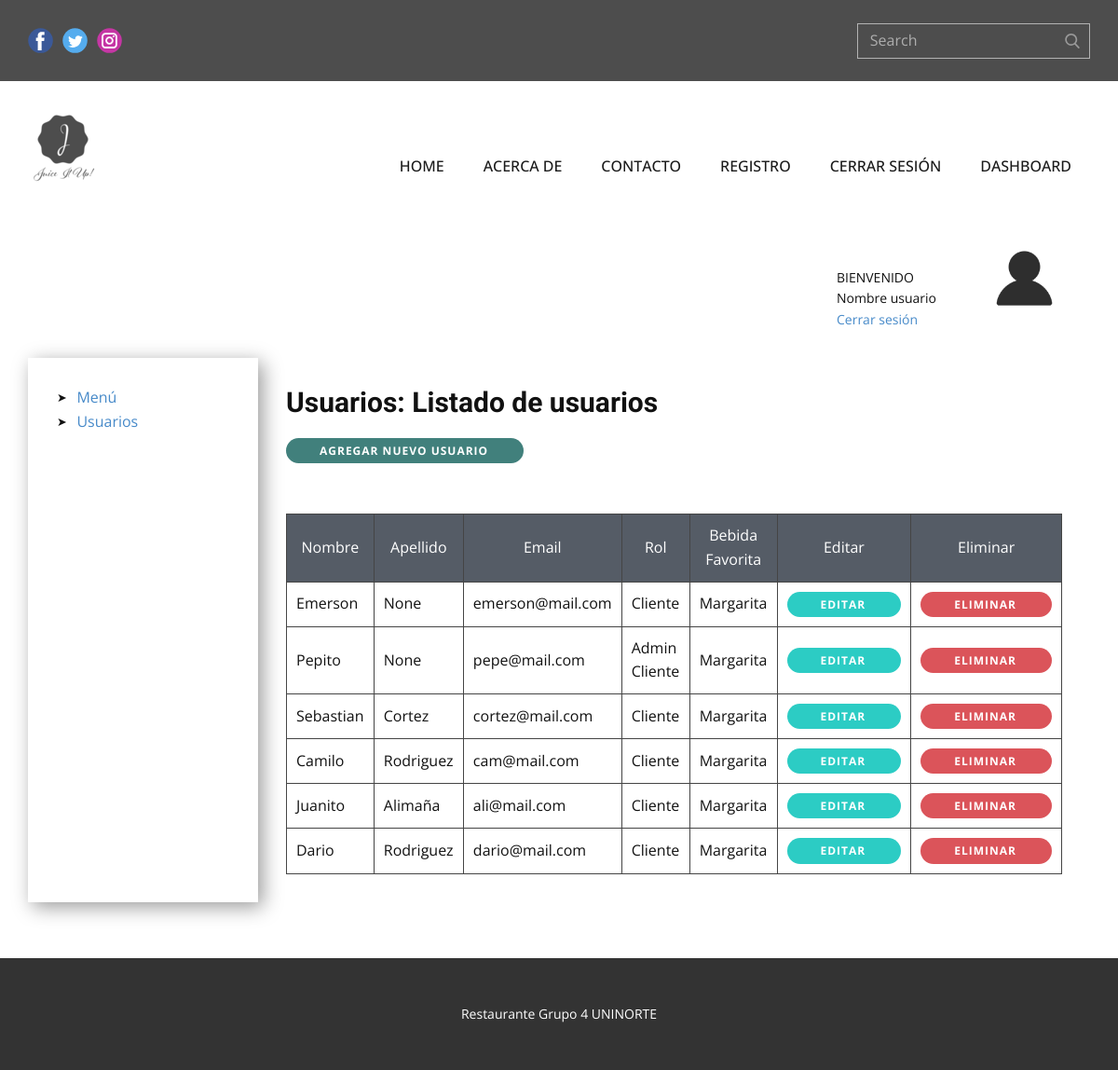
The app's page /usuarios (signed in) with its own data.
### tables this page shows
CREATE TABLE usuarios (id INTEGER PRIMARY KEY AUTOINCREMENT NOT NULL, nombre VARCHAR (100) NOT NULL, apellido VARCHAR, email VARCHAR NOT NULL, telefono VARCHAR NOT NULL, direccion VARCHAR NOT NULL, password VARCHAR NOT NULL, superAdmin BOOLEAN DEFAULT (0), admin BOOLEAN DEFAULT (0), usuarioFinal BOOLEAN DEFAULT (1), estado BOOLEAN DEFAULT (1), created_by DATE, updated_by DATE);

### app.py (the view)
@app.route('/usuarios', methods=["GET", "POST"])
def getUsuarios():
    if "usuario" in session:
        if request.method == 'GET':
            usuario_list = usuario_controller.get_usuarios()
            return render_template('usuarios_list.html', usuario_list=usuario_list)
    return redirect(url_for("login"))

### db.py (called while the page is built)
def sqlconnection():
    conn = sqlite3.connect(database)
    return conn

### usuario_controller.py (called while the page is built)
def get_usuarios():
    db = sqlconnection()
    cursor = db.cursor()
    statement = "SELECT * FROM usuarios;"
    cursor.execute(statement)
    return cursor

### templates/usuarios_list.html (shortened to what this page needs)
{% extends "index.html" %}
{% block style %}
    <link rel="stylesheet" href="../static/style/usuarios_list.css" media="screen">
{% endblock style %}
{% block content %}
    <section class="u-clearfix u-section-1" id="sec-fe1f">
      <div class="u-align-left u-clearfix u-sheet u-valign-top u-sheet-1">
        <div class="u-clearfix u-expanded-width u-layout-wrap u-layout-wrap-1">
          <div class="u-layout">
            <div class="u-layout-col">
              <div class="u-size-30">
                <div class="u-layout-col">
                  <div class="u-container-style u-layout-cell u-size-60 u-layout-cell-1">
                    <div class="u-container-layout u-valign-top u-container-layout-1">
                      <div class="u-image u-image-circle u-preserve-proportions u-image-1" alt="" data-image-width="512" data-image-height="512"></div>
                      <p class="u-small-text u-text u-text-variant u-text-1">BIENVENIDO</p>
                      <p class="u-small-text u-text u-text-variant u-text-2">Nombre usuario</p>
                      <p class="u-small-text u-text u-text-variant u-text-2"><a href="{{ url_for('index') }}">Cerrar sesión</a></p>
                    </div>
                  </div>
                </div>
              </div>
              <div class="u-size-30">
                <div class="u-layout-row">
                  <div class="u-container-style u-layout-cell u-size-13 u-layout-cell-2">
                    <div class="u-container-layout u-container-layout-2">
                      <ul class="u-custom-list u-text u-text-default u-text-3">
                        <li>
                          <div class="u-list-icon">
                            <div xmlns="http://www.w3.org/2000/svg" xmlns:xlink="http://www.w3.org/1999/xlink" version="1.1" xml:space="preserve" class="u-svg-content">➤</div>
                          </div>
                          <a href="{{ url_for('getBebidas') }}"> Menú</a>
                        </li>
                        <li>
                          <div class="u-list-icon">
                            <div xmlns="http://www.w3.org/2000/svg" xmlns:xlink="http://www.w3.org/1999/xlink" version="1.1" xml:space="preserve" class="u-svg-content">➤</div>
                          </div>
                          <a href="{{ url_for('getUsuarios') }}"> Usuarios</a>
                        </li>
                      </ul>
                    </div>
                  </div>
                  <div class="u-container-style u-layout-cell u-size-47 u-layout-cell-3">
                    <div class="u-container-layout u-valign-top u-container-layout-3">
                      <h3 class="u-text u-text-default u-text-4">Usuarios: Listado de usuarios</h3>
                      <a class="u-border-none u-btn u-btn-round u-button-style u-hover-palette-1-dark-1 u-palette-4-dark-2 u-radius-24 u-btn-1" href="{{ url_for('register') }}">Agregar nuevo usuario</a>
                      <div class="u-expanded-width u-table u-table-responsive u-table-1">
                        <table class="u-table-entity">
                          <colgroup>
                            <col width="16.6%">
                            <col width="16.6%">
                            <col width="16.6%">
                            <col width="17%">
                            <col width="15.9%">
                            <col width="17.3%">
                          </colgroup>
                          <thead class="u-align-center u-palette-5-dark-2 u-table-header u-table-header-1">
                            <tr style="height: 27px;">
                              <th class="u-border-1 u-border-grey-dark-1 u-table-cell">Nombre</th>
                              <th class="u-border-1 u-border-grey-dark-1 u-table-cell">Apellido</th>
                              <th class="u-border-1 u-border-grey-dark-1 u-table-cell">Email</th>
                              <th class="u-border-1 u-border-grey-dark-1 u-table-cell">Rol</th>
                              <th class="u-border-1 u-border-grey-dark-1 u-table-cell">Bebida Favorita</th>
                              <th class="u-border-1 u-border-grey-dark-1 u-table-cell">Editar</th>
                              <th class="u-border-1 u-border-grey-dark-1 u-table-cell">Eliminar</th>
                            </tr>
                          </thead>
                          <tbody class="u-table-body">
                            {% for user in usuario_list %}
                            <tr style="height: 46px;">
                              <td class="u-border-1 u-border-grey-dark-1 u-table-cell">{{ user[1] }} </td>
                              <td class="u-border-1 u-border-grey-dark-1 u-table-cell">{{ user[2] }}</td>
                              <td class="u-border-1 u-border-grey-dark-1 u-table-cell">{{ user[3] }}</td>
                              <td class="u-border-1 u-border-grey-dark-1 u-table-cell">
                                {% if (user[8] == 1 or user[8]) %}
                                Admin
                                {% endif %}
                                {% if (user[9] == 1 or user[9]) %}
                                Cliente
                                {% endif %}
                              </td>
                              <td class="u-border-1 u-border-grey-dark-1 u-table-cell">Margarita</td>
                              <td class="u-border-1 u-border-grey-dark-1 u-table-cell">
                                <a class="u-border-none u-btn u-btn-round u-button-style u-hover-palette-1-dark-1 u-palette-4-dark-1 u-radius-24 u-btn-1" href="{{ url_for('update_user',id= user[0]) }}">Editar</a>
                              </td>
                              <td class="u-border-1 u-border-grey-dark-1 u-table-cell">
                                <a class="u-border-none u-btn u-btn-round u-button-style u-hover-palette-1-dark-1 u-palette-2-base u-radius-20 u-btn-1" href="{{ url_for('eliminarUsuario', id= user[0]) }}">Eliminar</a>
                              </td>
                            </tr>
                            {% endfor %}
                          </tbody>
                        </table>
                      </div>
                    </div>
                  </div>
                </div>
              </div>
            </div>
          </div>
        </div>
      </div>
    </section>
{% endblock content %}

### templates/index.html (shortened to what this page needs)
<!DOCTYPE html>
<html style="font-size: 16px;" lang="es">
  <head>
    <link rel="stylesheet" href="{{ url_for('static', filename='style/nicepage.css') }}" media="screen">
    {% block style %}{% endblock style %}
  </head>
  <body data-home-page="index.html" data-home-page-title="index" class="u-body">
    {% block header %}
    <header class="u-align-left u-clearfix u-header u-section-row-container" id="sec-965c"><div class="u-section-rows">
        <div class="u-grey-70 u-section-row u-section-row-1" id="sec-46aa">
          <div class="u-clearfix u-sheet u-sheet-1">
            <div class="u-social-icons u-spacing-10 u-social-icons-1">
              <a class="u-social-url" title="facebook" target="_blank" href=""><span class="u-icon u-social-facebook u-social-icon u-icon-1"><svg class="u-svg-link" preserveAspectRatio="xMidYMin slice" viewBox="0 0 112 112"><use xmlns:xlink="http://www.w3.org/1999/xlink" xlink:href="#svg-dfe3"></use></svg></span>
              </a>
              <a class="u-social-url" title="twitter" target="_blank" href=""><span class="u-icon u-social-icon u-social-twitter u-icon-2"><svg class="u-svg-link" preserveAspectRatio="xMidYMin slice" viewBox="0 0 112 112"><use xmlns:xlink="http://www.w3.org/1999/xlink" xlink:href="#svg-1291"></use></svg></span>
              </a>
              <a class="u-social-url" title="instagram" target="_blank" href=""><span class="u-icon u-social-icon u-social-instagram u-icon-3"><svg class="u-svg-link" preserveAspectRatio="xMidYMin slice" viewBox="0 0 112 112"><use xmlns:xlink="http://www.w3.org/1999/xlink" xlink:href="#svg-23ed"></use></svg></span>
              </a>
            </div>
            <form action="#" method="get" class="u-border-1 u-border-grey-30 u-expanded-width-xs u-search u-search-right u-search-1">
              <button class="u-search-button" type="submit">
                <span class="u-search-icon u-spacing-10 u-text-grey-40">
                  <svg class="u-svg-link" preserveAspectRatio="xMidYMin slice" viewBox="0 0 56.966 56.966"><use xmlns:xlink="http://www.w3.org/1999/xlink" xlink:href="#svg-9dab"></use></svg>
                </span>
              </button>
              <input class="u-search-input" type="search" name="search" value="" placeholder="Search">
            </form>
          </div>
        </div>
        <div class="u-section-row u-section-row-2" id="sec-37e8">
          <div class="u-clearfix u-sheet u-valign-middle u-sheet-2">
            <a href="{{ url_for('index') }}" class="u-image u-logo u-image-1" data-image-width="80" data-image-height="40">
              <img src="{{ url_for('static', filename='images/default-logo.png') }}" class="u-logo-image u-logo-image-1" data-image-width="80">
            </a>
            <nav data-position="" class="u-menu u-menu-dropdown u-offcanvas u-menu-1">
              <div class="u-custom-menu u-nav-container">
                <ul class="u-nav u-spacing-2 u-unstyled u-nav-1"><li class="u-nav-item"><a class="u-active-palette-1-base u-border-active-palette-1-base u-border-hover-palette-1-light-1 u-button-style u-hover-palette-1-light-1 u-nav-link u-text-active-white u-text-grey-90 u-text-hover-white" href="{{ url_for('index') }}" style="padding: 10px 20px;">Home</a>
</li><li class="u-nav-item"><a class="u-active-palette-1-base u-border-active-palette-1-base u-border-hover-palette-1-light-1 u-button-style u-hover-palette-1-light-1 u-nav-link u-text-active-white u-text-grey-90 u-text-hover-white" href="{{ url_for('about') }}" style="padding: 10px 20px;">Acerca de</a>
</li><li class="u-nav-item"><a class="u-active-palette-1-base u-border-active-palette-1-base u-border-hover-palette-1-light-1 u-button-style u-hover-palette-1-light-1 u-nav-link u-text-active-white u-text-grey-90 u-text-hover-white" href="{{ url_for('contacto') }}" style="padding: 10px 20px;">contacto</a>
</li><li class="u-nav-item"><a class="u-active-palette-1-base u-border-active-palette-1-base u-border-hover-palette-1-light-1 u-button-style u-hover-palette-1-light-1 u-nav-link u-text-active-white u-text-grey-90 u-text-hover-white" href="{{ url_for('register') }}" style="padding: 10px 20px;">registro</a>
  {% if session["usuario"] %}
</li><li class="u-nav-item"><a class="u-active-palette-1-base u-border-active-palette-1-base u-border-hover-palette-1-light-1 u-button-style u-hover-palette-1-light-1 u-nav-link u-text-active-white u-text-grey-90 u-text-hover-white" href="{{ url_for('logout') }}" style="padding: 10px 20px;">Cerrar sesión</a>
</li><li class="u-nav-item"><a class="u-active-palette-1-base u-border-active-palette-1-base u-border-hover-palette-1-light-1 u-button-style u-hover-palette-1-light-1 u-nav-link u-text-active-white u-text-grey-90 u-text-hover-white" href="{{ url_for('getBebidas') }}" style="padding: 10px 20px;">Dashboard</a>
  {% endif %}
</li></ul>
              </div>
            </nav>
          </div>
        </div>
      </div>
    </header>
{% endblock header %}
{% block content %}{% endblock content %}
    <footer class="u-align-center u-clearfix u-footer u-grey-80 u-footer" id="sec-ed0d"><div class="u-clearfix u-sheet u-sheet-1">
        <p class="u-small-text u-text u-text-variant u-text-1">Restaurante Grupo 4 UNINORTE</p>
      </div></footer>
  </body>
</html>

### static/style/usuarios_list.css (style rules this page uses)
.u-section-1 .u-sheet-1 { min-height: 649px; }
.u-section-1 .u-layout-wrap-1 { margin-top: 0; margin-bottom: 60px; }
.u-section-1 .u-layout-cell-1 { min-height: 130px; }
.u-section-1 .u-container-layout-1 { padding: 30px; }
.u-section-1 .u-image-1 { width: 81px; height: 81px; background-image: url("../images/avatar.png"); background-position: 50% 50%; margin: 0 0 0 auto; }
.u-section-1 .u-text-1 { margin: -52px 133px 0 838px; }
.u-section-1 .u-text-2 { margin: 0 133px 0 838px; }
.u-section-1 .u-layout-cell-2 { min-height: 200px; }
.u-section-1 .u-container-layout-2 { box-shadow: 5px 5px 20px 0 rgba(0,0,0,0.4); padding: 30px; }
.u-section-1 .u-text-3 { margin-bottom: 0; margin-top: 0; }
.u-section-1 .u-layout-cell-3 { min-height: 286px; }
.u-section-1 .u-container-layout-3 { padding: 30px; }
.u-section-1 .u-text-4 { font-weight: 700; margin: 0 auto 0 0; }
.u-section-1 .u-table-1 { margin-bottom: 0; margin-top: 34px; }
.u-section-1 .u-table-header-1 { background-image: none; }
.u-section-1 .u-btn-1 { border-style: none; font-weight: 700; text-transform: uppercase; letter-spacing: 1px; background-image: none; font-size: 0.75rem; padding: 4px 38px 4px 36px; }

### records on screen
usuarios: nombre "Emerson", user "None", email "emerson@mail.com", usuarioFinal "Cliente"
usuarios: nombre "Pepito", user "None", email "pepe@mail.com", admin "Admin", usuarioFinal "Cliente"
usuarios: nombre "Sebastian", apellido "Cortez", email "cortez@mail.com", usuarioFinal "Cliente"
usuarios: nombre "Camilo", apellido "Rodriguez", email "cam@mail.com", usuarioFinal "Cliente"
usuarios: nombre "Juanito", apellido "Alimaña", email "ali@mail.com", usuarioFinal "Cliente"
usuarios: nombre "Dario", apellido "Rodriguez", email "dario@mail.com", usuarioFinal "Cliente"
